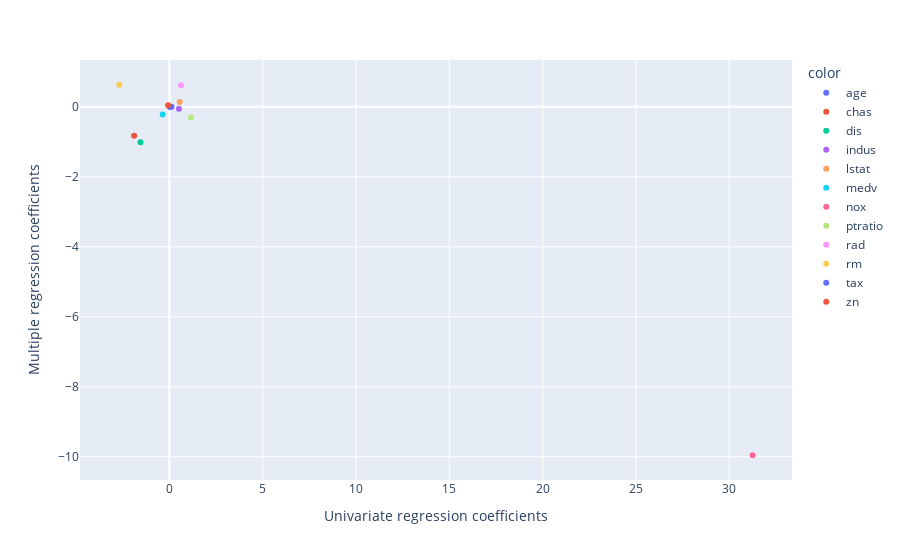

Write notebook code for a chart like this one.
### Markdown cell above
c)

### Code cell
px.scatter(x=df_p_values.coefficient, y=results.params[1:],
           labels={"x": "Univariate regression coefficients",
                   "y": "Multiple regression coefficients"},
           color=df_p_values.index)

### Figure 1 — Plotly figure (JSON) as saved in the notebook; plotly's stock layout.template omitted (floating-point values rounded to 4 significant figures)
{"data": [{"hovertemplate": "color=age<br>Univariate regression coefficients=%{x}<br>Multiple regression coefficients=%{y}<extra></extra>", "legendgroup": "age", "marker": {"color": "#636efa", "symbol": "circle"}, "mode": "markers", "name": "age", "orientation": "v", "showlegend": true, "type": "scatter", "x": [0.1078], "xaxis": "x", "y": [-0.0008483], "yaxis": "y"}, {"hovertemplate": "color=chas<br>Univariate regression coefficients=%{x}<br>Multiple regression coefficients=%{y}<extra></extra>", "legendgroup": "chas", "marker": {"color": "#EF553B", "symbol": "circle"}, "mode": "markers", "name": "chas", "orientation": "v", "showlegend": true, "type": "scatter", "x": [-1.893], "xaxis": "x", "y": [-0.8254], "yaxis": "y"}, {"hovertemplate": "color=dis<br>Univariate regression coefficients=%{x}<br>Multiple regression coefficients=%{y}<extra></extra>", "legendgroup": "dis", "marker": {"color": "#00cc96", "symbol": "circle"}, "mode": "markers", "name": "dis", "orientation": "v", "showlegend": true, "type": "scatter", "x": [-1.551], "xaxis": "x", "y": [-1.012], "yaxis": "y"}, {"hovertemplate": "color=indus<br>Univariate regression coefficients=%{x}<br>Multiple regression coefficients=%{y}<extra></extra>", "legendgroup": "indus", "marker": {"color": "#ab63fa", "symbol": "circle"}, "mode": "markers", "name": "indus", "orientation": "v", "showlegend": true, "type": "scatter", "x": [0.5098], "xaxis": "x", "y": [-0.05835], "yaxis": "y"}, {"hovertemplate": "color=lstat<br>Univariate regression coefficients=%{x}<br>Multiple regression coefficients=%{y}<extra></extra>", "legendgroup": "lstat", "marker": {"color": "#FFA15A", "symbol": "circle"}, "mode": "markers", "name": "lstat", "orientation": "v", "showlegend": true, "type": "scatter", "x": [0.5488], "xaxis": "x", "y": [0.1388], "yaxis": "y"}, {"hovertemplate": "color=medv<br>Univariate regression coefficients=%{x}<br>Multiple regression coefficients=%{y}<extra></extra>", "legendgroup": "medv", "marker": {"color": "#19d3f3", "symbol": "circle"}, "mode": "markers", "name": "medv", "orientation": "v", "showlegend": true, "type": "scatter", "x": [-0.3632], "xaxis": "x", "y": [-0.2201], "yaxis": "y"}, {"hovertemplate": "color=nox<br>Univariate regression coefficients=%{x}<br>Multiple regression coefficients=%{y}<extra></extra>", "legendgroup": "nox", "marker": {"color": "#FF6692", "symbol": "circle"}, "mode": "markers", "name": "nox", "orientation": "v", "showlegend": true, "type": "scatter", "x": [31.25], "xaxis": "x", "y": [-9.958], "yaxis": "y"}, {"hovertemplate": "color=ptratio<br>Univariate regression coefficients=%{x}<br>Multiple regression coefficients=%{y}<extra></extra>", "legendgroup": "ptratio", "marker": {"color": "#B6E880", "symbol": "circle"}, "mode": "markers", "name": "ptratio", "orientation": "v", "showlegend": true, "type": "scatter", "x": [1.152], "xaxis": "x", "y": [-0.3041], "yaxis": "y"}, {"hovertemplate": "color=rad<br>Univariate regression coefficients=%{x}<br>Multiple regression coefficients=%{y}<extra></extra>", "legendgroup": "rad", "marker": {"color": "#FF97FF", "symbol": "circle"}, "mode": "markers", "name": "rad", "orientation": "v", "showlegend": true, "type": "scatter", "x": [0.6179], "xaxis": "x", "y": [0.6125], "yaxis": "y"}, {"hovertemplate": "color=rm<br>Univariate regression coefficients=%{x}<br>Multiple regression coefficients=%{y}<extra></extra>", "legendgroup": "rm", "marker": {"color": "#FECB52", "symbol": "circle"}, "mode": "markers", "name": "rm", "orientation": "v", "showlegend": true, "type": "scatter", "x": [-2.684], "xaxis": "x", "y": [0.6289], "yaxis": "y"}, {"hovertemplate": "color=tax<br>Univariate regression coefficients=%{x}<br>Multiple regression coefficients=%{y}<extra></extra>", "legendgroup": "tax", "marker": {"color": "#636efa", "symbol": "circle"}, "mode": "markers", "name": "tax", "orientation": "v", "showlegend": true, "type": "scatter", "x": [0.02974], "xaxis": "x", "y": [-0.003776], "yaxis": "y"}, {"hovertemplate": "color=zn<br>Univariate regression coefficients=%{x}<br>Multiple regression coefficients=%{y}<extra></extra>", "legendgroup": "zn", "marker": {"color": "#EF553B", "symbol": "circle"}, "mode": "markers", "name": "zn", "orientation": "v", "showlegend": true, "type": "scatter", "x": [-0.07393], "xaxis": "x", "y": [0.04571], "yaxis": "y"}], "layout": {"legend": {"title": {"text": "color"}, "tracegroupgap": 0}, "margin": {"t": 60}, "xaxis": {"anchor": "y", "domain": [0, 1], "title": {"text": "Univariate regression coefficients"}}, "yaxis": {"anchor": "x", "domain": [0, 1], "title": {"text": "Multiple regression coefficients"}}}}
